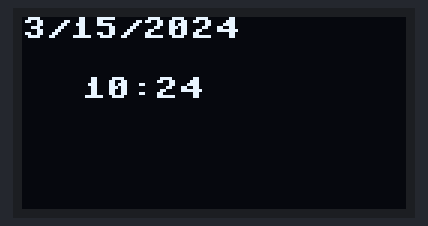
Simulated run of this program. Board: Raspberry Pi Pico running MicroPython. On the bench: 128×64 one-colour display. The clock reads 2024-03-15 10:24:30 at power-on unless the program sets it. At 0.0 s the program stops and its outputs stay as they are.

Above: at 0.1 s.

The program:

03-display-localtime.py
```python
from machine import Pin, I2C
from ssd1306 import SSD1306_I2C
from utime import localtime

# OLED DATA Pin on GPIO 0
OLED_SSD1306_SDA_PIN = 0
# OLED Clock Pin on GPIO 1
OLED_SSD1306_SCL_PIN = 1

sda=Pin(OLED_SSD1306_SDA_PIN, Pin.OUT)
scl=Pin(OLED_SSD1306_SCL_PIN, Pin.OUT)

# freq=198000 to 3600000 seem to work.  Use 3000000 as a safe option.
i2c = I2C(0, scl=scl, sda=sda, freq=3000000)

# Initialize display (128x64 pixels)
oled = SSD1306_I2C(128, 64, i2c)

# Clear display
oled.fill(0)

year = localtime()[0]
month = localtime()[1]
day = localtime()[2]
hour = localtime()[3]
minute = localtime()[4]

# display the date on the first line
oled.text(str(month) + "/" + str(day) + "/" + str(year), 0, 0, 1)

# display the time in hour and minute on the second line
oled.text(str(hour) + ":" + str(minute), 20, 20, 1)


oled.show()
```
